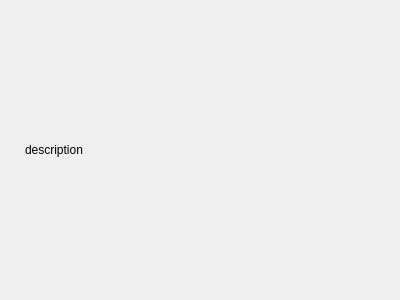
<?xml version="1.0" encoding="UTF-8"?>
<ui version="4.0">
 <class>FoldedWidget</class>
 <widget class="QWidget" name="FoldedWidget">
  <property name="geometry">
   <rect>
    <x>0</x>
    <y>0</y>
    <width>400</width>
    <height>300</height>
   </rect>
  </property>
  <property name="sizePolicy">
   <sizepolicy hsizetype="Preferred" vsizetype="Maximum">
    <horstretch>0</horstretch>
    <verstretch>0</verstretch>
   </sizepolicy>
  </property>
  <property name="windowTitle">
   <string>Form</string>
  </property>
  <layout class="QHBoxLayout" name="horizontalLayout">
   <property name="spacing">
    <number>0</number>
   </property>
   <property name="margin">
    <number>0</number>
   </property>
   <item>
    <widget class="QPushButton" name="unFoldPushButton">
     <property name="maximumSize">
      <size>
       <width>25</width>
       <height>16777215</height>
      </size>
     </property>
     <property name="toolTip">
      <string>&lt;html&gt;&lt;head/&gt;&lt;body&gt;&lt;p&gt;Unfold the view&lt;/p&gt;&lt;/body&gt;&lt;/html&gt;</string>
     </property>
     <property name="text">
      <string/>
     </property>
     <property name="icon">
      <iconset resource="../gui_res.qrc">
       <normaloff>:/Images/icons/go-bottom-3.png</normaloff>:/Images/icons/go-bottom-3.png</iconset>
     </property>
     <property name="flat">
      <bool>true</bool>
     </property>
    </widget>
   </item>
   <item>
    <widget class="QLabel" name="descLabel">
     <property name="text">
      <string>description</string>
     </property>
    </widget>
   </item>
  </layout>
 </widget>
 <resources>
  <include location="../gui_res.qrc"/>
 </resources>
 <connections/>
</ui>
